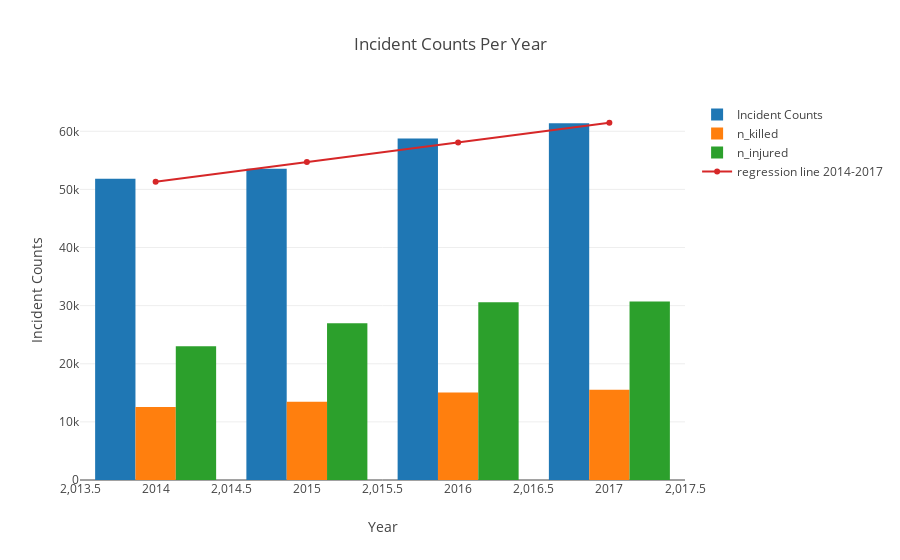

Here is the notebook cell this chart was saved with:
### Markdown cell above
* From the plot we can see the most common locations where gun violence incidents occured. It is interesting that Walmart has such a high occurence count but upon further research, this is due to the corporations cost cutting policies. There is a lack of workers and greeters near the entrance which make it easier for people to bring guns into the store. 
* 7-Elevens appearance on the plot can also be explained by the lack of employees in the store. 7-Elevens also generally operate 24/7 and they also sell alcohol and such, so it is more likely for people to enter the store at night with criminal intent. 
* Motel6 has low rates and low security. It is an easy target for criminals to loiter around. There is also a lack of awareness for who enters and leaves the grounds. They are also non-close gated communities which allows for easy access into the rooms.

### Code cell
data_2014 = data.copy()[data['date'].str.contains('2014')]
data_2015 = data.copy()[data['date'].str.contains('2015')]
data_2016 = data.copy()[data['date'].str.contains('2016')]
data_2017 = data.copy()[data['date'].str.contains('2017')]
data_2018 = data.copy()[data['date'].str.contains('2018')]

years = np.arange(1, 5)
year_total_incidents = data['year'].value_counts(sort = [True], ascending = [True]).tolist()
year_total_incidents = year_total_incidents[1:] + [year_total_incidents[0]]
year_total_incidents = year_total_incidents[:4]

year_slope, year_intercept, year_r_value, year_p_value, year_std_err = stats.linregress(years, year_total_incidents)
year_line = year_slope * years + year_intercept

layout = go.Layout(
    title = 'Incident Counts Per Year',
    yaxis = dict(title = 'Incident Counts'),
    xaxis = dict(title = 'Year')
)

trace1 = go.Bar(
    x = data['year'].value_counts().index.tolist()[:4],
    y = data['year'].value_counts()[:4],
    name = 'Incident Counts'
)

trace2 = go.Bar(
    x = data['n_killed'].groupby(data['year']).sum().index.tolist()[:4],
    y = data['n_killed'].groupby(data['year']).sum()[:4],
    name = 'n_killed'
)

trace3 = go.Bar(
    x = data['n_injured'].groupby(data['year']).sum().index.tolist()[:4],
    y = data['n_injured'].groupby(data['year']).sum()[:4],
    name = 'n_injured'
)

trace4 = go.Scatter(
    x = [2014, 2015, 2016, 2017],
    y = year_line,
    name = 'regression line 2014-2017'
)

fig = go.Figure(data = [trace1, trace2, trace3, trace4], layout = layout)
py.offline.iplot(fig)

### Figure 1 — Plotly figure (JSON) as saved in the notebook; plotly's stock layout.template omitted (floating-point values rounded to 4 significant figures)
{"data": [{"name": "Incident Counts", "type": "bar", "uid": "d6c3ad46-c50e-4a80-876f-f3db281a137e", "x": [2017, 2016, 2015, 2014], "y": [61401, 58763, 53579, 51854]}, {"name": "n_killed", "type": "bar", "uid": "10397ccc-45e6-41cc-8594-57489e57d73b", "x": [2014, 2015, 2016, 2017], "y": [12557, 13484, 15066, 15511]}, {"name": "n_injured", "type": "bar", "uid": "9dff5a1c-a2e4-4129-9018-cd21f9b5383d", "x": [2014, 2015, 2016, 2017], "y": [23002, 26967, 30580, 30703]}, {"name": "regression line 2014-2017", "type": "scatter", "uid": "88c4ae21-5214-44a2-8df0-bb7c9c3a5a4c", "x": [2014, 2015, 2016, 2017], "y": [51330.0, 54708, 58090.0, 61473]}], "layout": {"title": "Incident Counts Per Year", "xaxis": {"title": "Year"}, "yaxis": {"title": "Incident Counts"}}}
